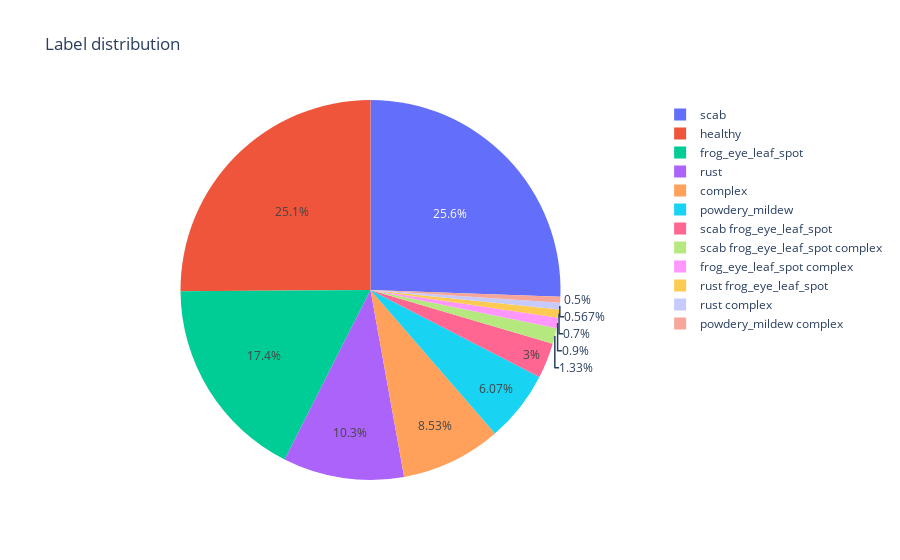

The cell this chart's notebook holds for it:
### Code cell
source = df_train['labels'].value_counts()
fig = go.Figure(data=[go.Pie(labels=source.index,values=source.values)])
fig.update_layout(title='Label distribution')
fig.show()

### Figure 1 — Plotly figure (JSON) as saved in the notebook; plotly's stock layout.template omitted (floating-point values rounded to 4 significant figures)
{"data": [{"labels": ["scab", "healthy", "frog_eye_leaf_spot", "rust", "complex", "powdery_mildew", "scab frog_eye_leaf_spot", "scab frog_eye_leaf_spot complex", "frog_eye_leaf_spot complex", "rust frog_eye_leaf_spot", "rust complex", "powdery_mildew complex"], "type": "pie", "values": [767, 753, 523, 309, 256, 182, 90, 40, 27, 21, 17, 15]}], "layout": {"title": {"text": "Label distribution"}}}
